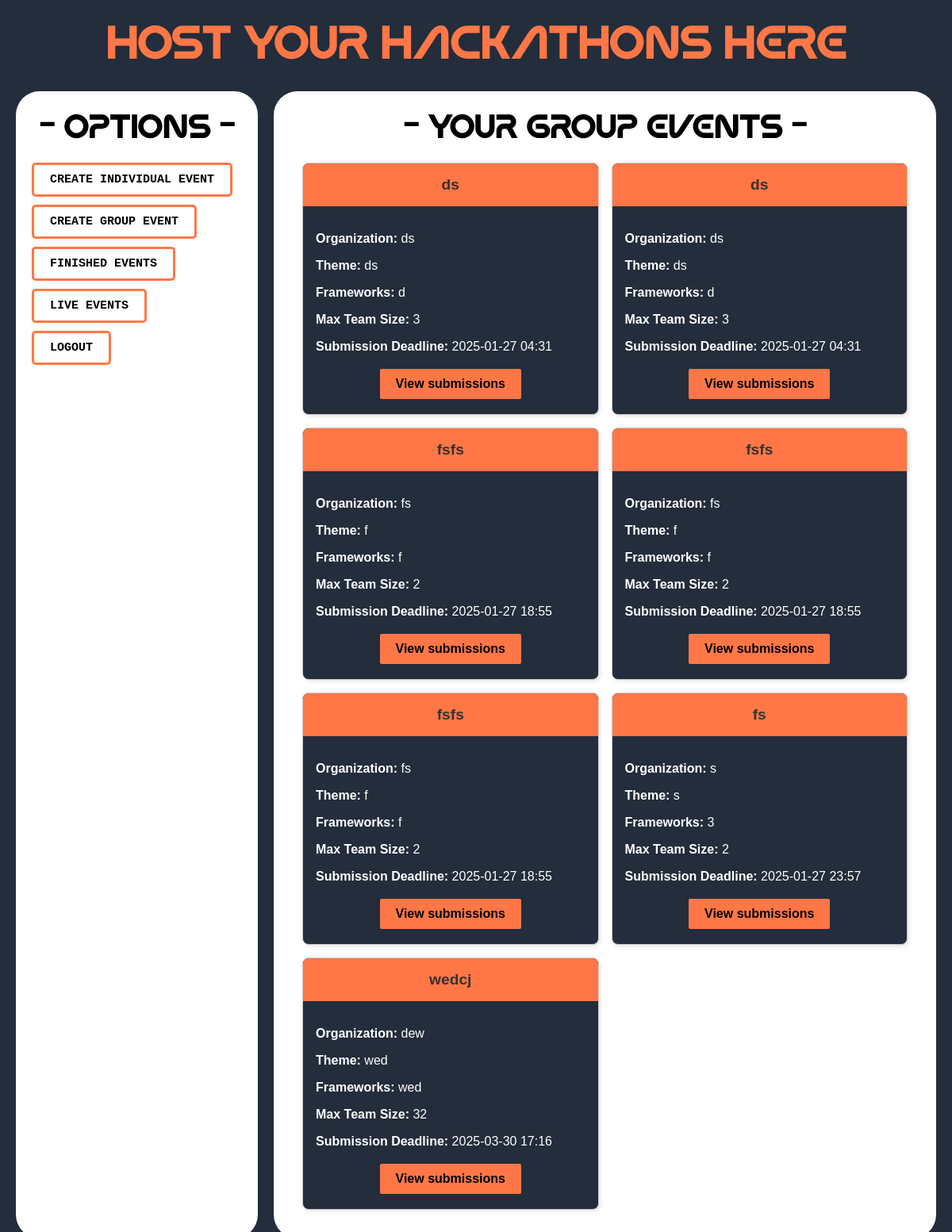
The app's page /host/dashboard/ (signed in) with its own data.
### host/models.py (models this page shows, shortened)
class GroupEvent(models.Model):
    hackathon_name = models.CharField(max_length=200)
    organization = models.CharField(max_length=200)
    theme = models.CharField(max_length=200)
    frameworks = models.CharField(max_length=300)
    max_team_size = models.IntegerField()
    last_submission_datetime = models.DateTimeField()
    evaluation_criteria = models.TextField()
    created_by = models.ForeignKey(settings.AUTH_USER_MODEL, on_delete=models.CASCADE, related_name="group_events")
    entry_fee = models.DecimalField(max_digits=10, decimal_places=2, default=0.00)

### host/views.py (the view)
# urls.py: path('dashboard/', views.host_dashboard, name='host_dashboard'),
@login_required
def host_dashboard(request):
    user_group_events = GroupEvent.objects.filter(created_by=request.user)
    print(now())
    return render(request, "host/host_dashboard.html", {"group_events": user_group_events})

### templates/host/host_dashboard.html (shortened to what this page needs)
{% load static %}
<!DOCTYPE html>
<html lang="en">
<head>
</head>
<body>
    <h1 class="heading">Host your Hackathons here</h1>
    <div class="lower-section">
        <div class="menu">
            <h1 style="color:black;text-align: center;">- options -</h1>
            <ul>
                <li><a href="{% url "host:create_individual_event" %}" class="btn-link">CREATE INDIVIDUAL EVENT</a></li>
                <li><a href="{% url "host:create_group_event" %}" class="btn-link">CREATE GROUP EVENT</a></li>
                <li><a href="{% url "host:finished_group_events" %}" class="btn-link">FINISHED EVENTS</a></li>
                <li><a href="{% url "host:live_events" %}" class="btn-link">LIVE EVENTS</a></li>
                <li><a href="{% url "host:logout" %}" class="btn-link">LOGOUT</a></li>
            </ul>
        </div>
        <div class="content">
            {% block right_div %}
            <h1 style="color:black;text-align: center;">- Your group events -</h1>
            {% if group_events %}
                <div class="cards-container" style="display: grid; grid-template-columns: repeat(2, 1fr); gap: 16px;">
                    {% for event in group_events %}
                        <div class="card" >
                            <div class="hackathon_name">
                                {{ event.hackathon_name }}
                            </div>
                            <div style="padding: 16px;">
                                <p><strong>Organization:</strong> {{ event.organization }}</p>
                                <p><strong>Theme:</strong> {{ event.theme }}</p>
                                <p><strong>Frameworks:</strong> {{ event.frameworks }}</p>
                                <p><strong>Max Team Size:</strong> {{ event.max_team_size }}</p>
                                <p><strong>Submission Deadline:</strong> {{ event.last_submission_datetime|date:"Y-m-d H:i" }}</p>
                                <div style="text-align: center; margin-top: 16px;">
                                    <a href="{% url 'host:view_submissions' event.id %}" class="btn-like">
                                        View submissions
                                    </a>
                                </div>
                            </div>
                        </div>
                    {% endfor %}
                </div>
            {% else %}
                <p>No group events found. <a href="{% url 'host:create_group_event' %}">Create your first event!</a></p>
            {% endif %}
        {% endblock right_div %}
        </div>
    </div>
</body>
</html>

### records on screen
GroupEvent: hackathon_name "ds", organization "ds", theme "ds", frameworks "d", max_team_size "3", last_submission_datetime "2025-01-27 04:31"
GroupEvent: hackathon_name "ds", organization "ds", theme "ds", frameworks "d", max_team_size "3", last_submission_datetime "2025-01-27 04:31"
GroupEvent: hackathon_name "fsfs", organization "fs", theme "f", frameworks "f", max_team_size "2", last_submission_datetime "2025-01-27 18:55"
GroupEvent: hackathon_name "fsfs", organization "fs", theme "f", frameworks "f", max_team_size "2", last_submission_datetime "2025-01-27 18:55"
GroupEvent: hackathon_name "fsfs", organization "fs", theme "f", frameworks "f", max_team_size "2", last_submission_datetime "2025-01-27 18:55"
GroupEvent: hackathon_name "fs", organization "s", theme "s", frameworks "3", max_team_size "2", last_submission_datetime "2025-01-27 23:57"
GroupEvent: hackathon_name "wedcj", organization "dew", theme "wed", frameworks "wed", max_team_size "32", last_submission_datetime "2025-03-30 17:16"
